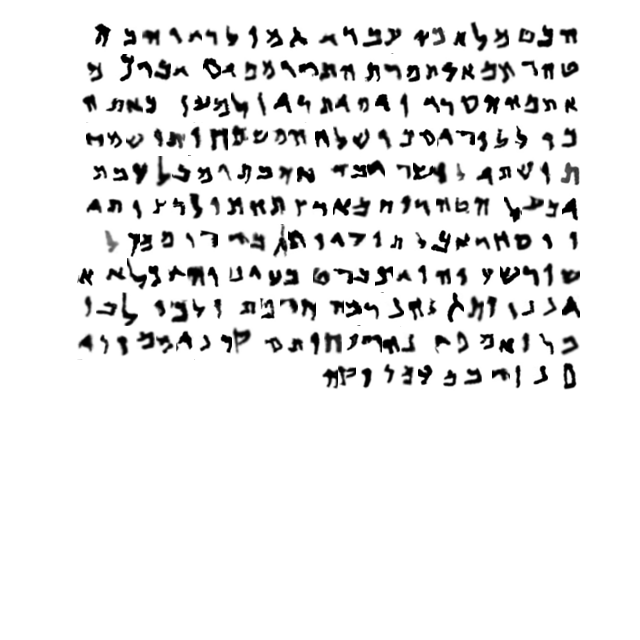
#> input picture data/images/train/test3.png, 640 x 640 px, given as the content of the folder ../data/IAM-data/, which was not available
$ python preprocessing.py   (older library calls are emulated)
#> lines starting #> are read from the running program, lines starting #| are printed output that depends on the picture; after the words box and inside, x2 and y2 are one past the last pixel; in counts of white or black regions, pixels touching at a corner belong together; pictures that were not available may be replaced by others from this repository, and a replacement may not be noted
import os
import cv2
import numpy as np

PREPROCESS_DIR = "../data/"
SOURCE_DATA = "../data/IAM-data/"


def assert_dir(dir):
    if not os.path.exists(dir):
        os.makedirs(dir)


def is_image_file(filename):
    return filename.lower().endswith(
        ('.png', '.jpg', '.jpeg', '.tif', '.tiff', '.bmp', '.gif', '.pgm'))


def binarize_images(inputdir, outputdir):

#> called with inputdir = '../data/IAM-data/', outputdir = '../data/binarized'
    for subdir, _, files in os.walk(inputdir):
        print("Start binarize: " + os.path.basename(subdir))
        fulloutpath = os.path.join(outputdir, os.path.basename(subdir))

        if len(files) != 0:
            assert_dir(fulloutpath)

        for file in files:
            if not is_image_file(file):
                continue

            filepath = os.path.join(subdir, file)
            srcimage = cv2.imread(filepath, cv2.IMREAD_GRAYSCALE)
#> srcimage is the input picture: shape (640, 640); min 0, max 255, mean 234.6
            thresholded = cv2.threshold(srcimage, 254, 255, cv2.THRESH_BINARY_INV | cv2.THRESH_BINARY)[1]
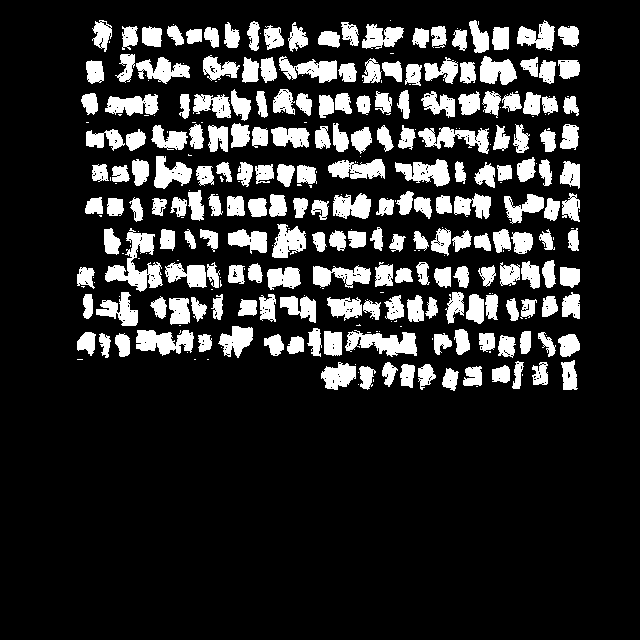
#> thresholded: shape (640, 640); 17.2% white; 322 white regions (121 under 20 px), largest, box (x1, y1, x2, y2) and area: (105, 228, 163, 292) 1494, (345, 330, 417, 357) 1112, (136, 330, 194, 356) 1006
            amount, labels, stats, _ = cv2.connectedComponentsWithStats(thresholded, 4, cv2.CV_32S)
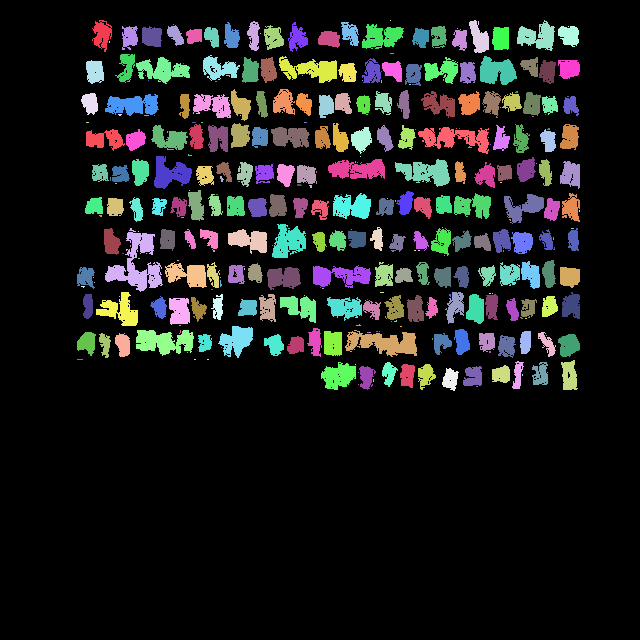
#> labels: shape (640, 640) int32; 323 distinct labels, from 0 to 322; one colour per label, 0 black
#> amount = 323; stats = 323 rows, first 6: [0, 0, 640, 640, 339187], [92, 20, 20, 32, 376], [247, 21, 13, 30, 255], [390, 20, 1, 1, 1], [469, 20, 20, 33, 402], [517, 20, 38, 31, 673]

            dimensions = srcimage.shape
#> dimensions = (640, 640)
            newimg = np.full(dimensions, 255, np.uint8)
            for label in range(1, amount):
                component = stats[label]
                left = component[cv2.CC_STAT_LEFT]
                up = component[cv2.CC_STAT_TOP]
                width = component[cv2.CC_STAT_WIDTH]
                right = left + width
                height = component[cv2.CC_STAT_HEIGHT]
                down = up + height
                component_img = srcimage[up:down, left:right]
                thresholded_comp = cv2.threshold(component_img, 254, 255, cv2.THRESH_OTSU)[1]
                newimg[up:down, left:right] = thresholded_comp
#> this loop made 322 passes
#> (component, left, up, width, right, height, down) on passes 1, 2, 4: ([92, 20, 20, 32, 376], 92, 20, 20, 112, 32, 52), ([247, 21, 13, 30, 255], 247, 21, 13, 260, 30, 51), ([469, 20, 20, 33, 402], 469, 20, 20, 489, 33, 53)
#> pass 1, in binarize_images, `component_img = srcimage[up:down, left:right]`:
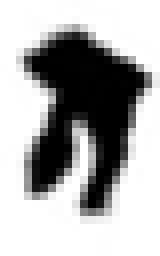
#> component_img: shape (32, 20) (shown 8 times larger); min 0, max 255, mean 173.5
#> pass 1, in binarize_images, `thresholded_comp = cv2.threshold(component_img, 254, 255, cv2.THRESH_O..`:
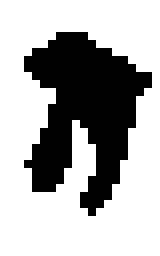
#> thresholded_comp: shape (32, 20) (shown 8 times larger); 68.3% white; 1 black region, box (x1, y1, x2, y2) and area: (3, 4, 19, 27) 203
#> after the loop:
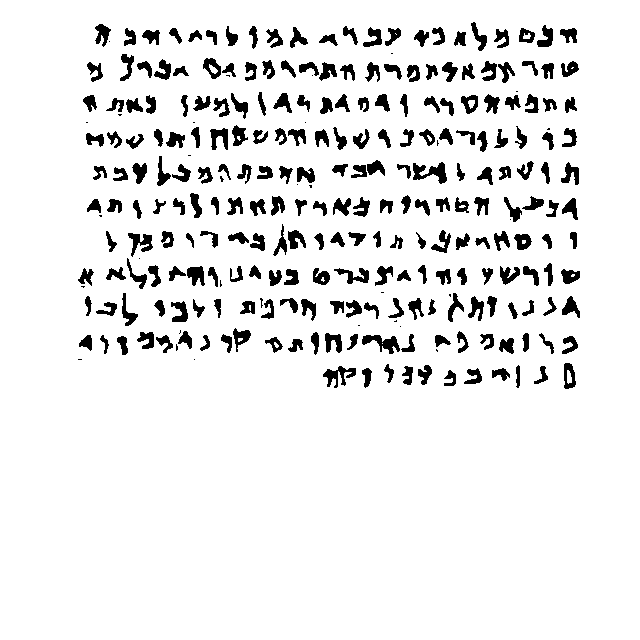
#> newimg: shape (640, 640); 91.6% white; 274 black regions (31 under 20 px), largest, box (x1, y1, x2, y2) and area: (413, 162, 447, 184) 378, (362, 335, 400, 354) 347, (323, 366, 356, 388) 320

            cv2.imwrite(os.path.join(fulloutpath, file), newimg)

        print("Finished binarize: " + os.path.basename(subdir))


def preprocessing():

    assert_dir(PREPROCESS_DIR)

    binarized_dir = os.path.join(PREPROCESS_DIR, "binarized")
    assert_dir(binarized_dir)

    print("Starting binarize")
    binarize_images(SOURCE_DATA, binarized_dir)
    print("Finished binarize")


if __name__ == "__main__":
    preprocessing()
